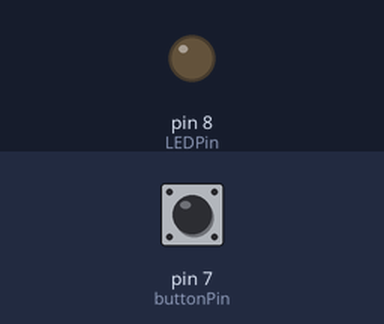
A sketch run on a simulated Arduino Uno, built with avr-gcc and run on an emulated ATmega328P. On the bench: output pins drawn as LEDs (lit = HIGH). The test bench sets the inputs (shaded band); at power-on: pin 7 (buttonPin) LOW.

Above: at 1.2 s.
1.3 s: pin 7 (buttonPin) pulled HIGH for 1 s
At 2.1 s:
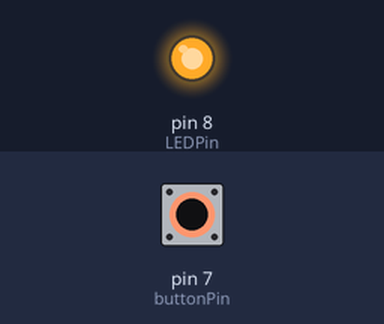
4.0 s: pin 7 (buttonPin) pulled HIGH for 3.2 s
At 8.4 s:
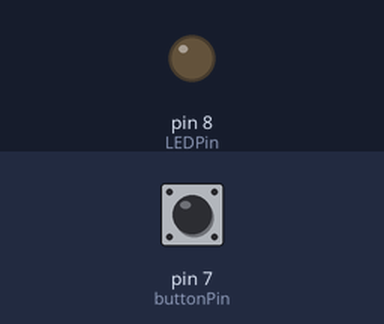
Timing chart, 0 to 9.9 s (numbered marks = the images above; inputs shaded):
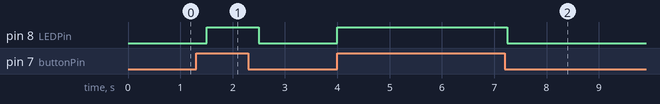

Measured:
- after the input at 1.3 s, pin 8 (LEDPin): LOW → HIGH after 0.20 s, → LOW 1.0 s later
- after the input at 4.0 s, pin 8 (LEDPin): LOW → HIGH at once, → LOW 3.3 s later

The sketch:

Lab3-1.ino
```cpp
//button connected to pin 7
//led connected to pin 8
  int buttonPin = 7;
  int LEDPin = 8;
void setup() {
  //set digital pins as inputs and outputs
  pinMode(buttonPin, INPUT);
  pinMode(LEDPin, OUTPUT);

}

void loop() {
  //if button is pressed turn leds on otherwise off
  if(digitalRead(buttonPin)==1){
    digitalWrite(LEDPin, HIGH);
  }else{
    digitalWrite(LEDPin, LOW);
  }
  //prints each piece on info from board to ternminal on new line
  Serial.println(digitalRead(buttonPin));
  //slows down print rate (in milliseconds)
  delay(250);


}
```
